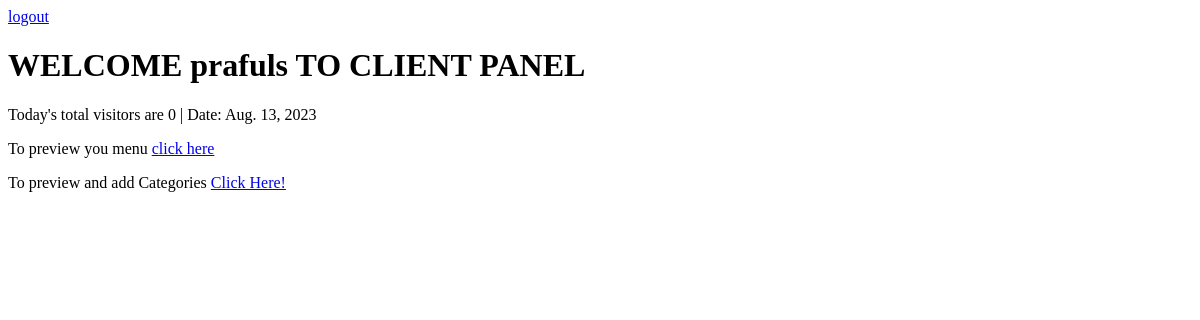
Page /client/psudoPanel/ (signed in) on the earlier database version.
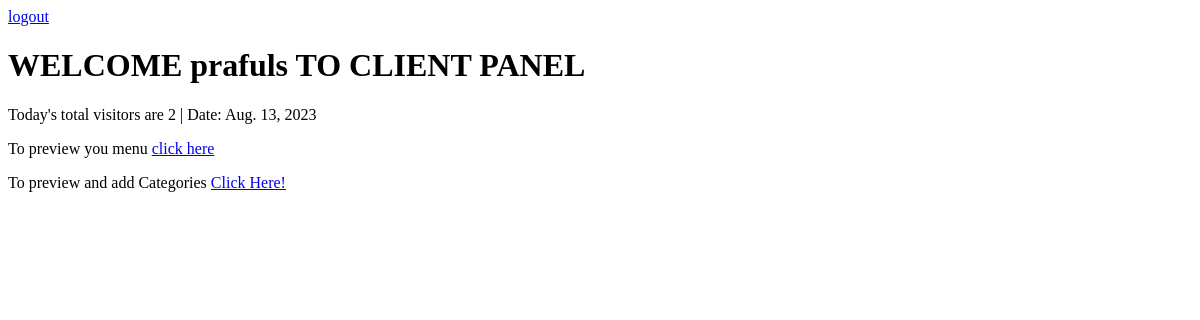
Same page on the later database version.
### client/models.py (models this page shows, shortened)
class DailyVisitors(models.Model):
    Daily_visitors = models.IntegerField(default=0, null=True, blank=True)
    date = models.DateField(default= timezone.now(), blank=True, null=True)
    menu = models.OneToOneField(Menu, on_delete=models.CASCADE)

### client/views.py (the view)
# urls.py: path('psudoPanel/', views.psudoPanel, name='psudoPanel'),
@login_required
def psudoPanel(request):
    menu = Menu.objects.get(user = request.user)
    dailyVisitors = DailyVisitors.objects.get(menu = menu)
    data = {
        'menu' : menu,
        'dailyVisitors': dailyVisitors
    }
    return render(request, 'client/psudoPanel.html', data)

### client/models.py (called while the page is built)
    def __str__(self):
        return self.name

### templates/client/psudoPanel.html (shortened to what this page needs)
<!DOCTYPE html>
<html lang="en">
<head>
</head>
<body>
    <a  href="/client/logout">logout</a>
    <h1>WELCOME {{request.user}} TO CLIENT PANEL</h1>
    {% if dailyVisitors %}
    <p>Today's total visitors are {{dailyVisitors.Daily_visitors}} | Date: {{dailyVisitors.date}}</p>
    {% endif %}
    <p>To preview you menu <a href="http://127.0.0.1:8000/{{menu.menu_link}}" target="_blank">click here</a></p>
    <p>To preview and add Categories <a href="/client/category/">Click Here!</a></p>
    <!DOCTYPE html>
<html lang="en">
<head>
</body>
</html>

Differences in the rows shown:
changed DailyVisitors: Daily_visitors "0" → "2"
